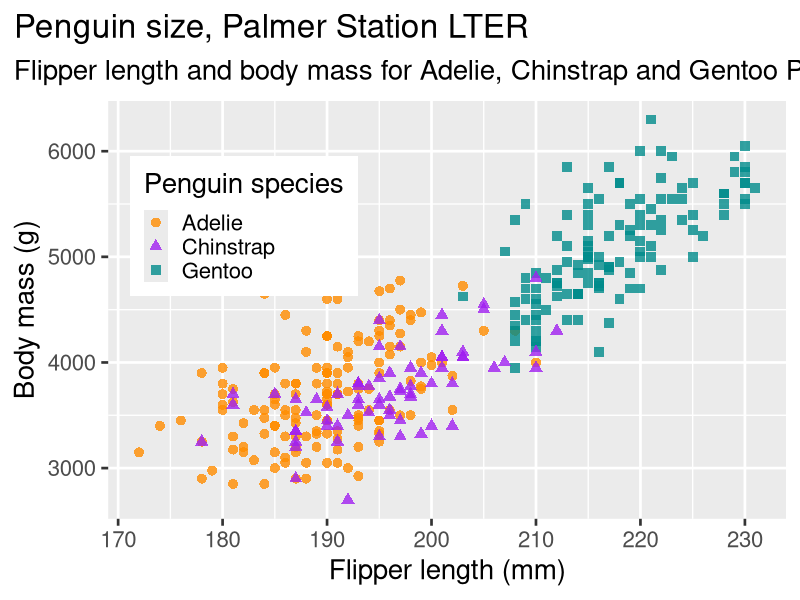

This chart was generated by the following R code:
## ---- chunk 1
# Here you customize global options for how
# code will translate into the PDF
# It won't show in the document
library(knitr)
opts_chunk$set(echo = FALSE, 
               message = FALSE, 
               warning = FALSE, 
               results = "asis", 
               out.width = "100%")

# Load additional R packages here
library(tidyverse) # Data manipulation
library(kableExtra) # tables
library(palmerpenguins) # Practice data

# ggplot global options
# Always make font size bigger than what you think!
theme_set(theme_gray(base_size = 20))
## ---- chunk 2
#| echo: TRUE

1+1
## ---- chunk 3
#| label: fig-penguins
#| fig-cap: "An example of how to make figures using `ggplot2`"
#| out-width: "80%"

ggplot(penguins) +
  aes(x = flipper_length_mm,
      y = body_mass_g) +
  geom_point(aes(color = species, 
                 shape = species),
             size = 3,
             alpha = 0.8) +
  scale_color_manual(values = c("darkorange","purple","cyan4")) +
  labs(title = "Penguin size, Palmer Station LTER",
       subtitle = "Flipper length and body mass for Adelie, Chinstrap and Gentoo Penguins",
       x = "Flipper length (mm)",
       y = "Body mass (g)",
       color = "Penguin species",
       shape = "Penguin species") +
  theme(legend.position = c(0.2, 0.7),
        plot.title.position = "plot",
        plot.caption = element_text(hjust = 0, face= "italic"),
        plot.caption.position = "plot")
## ---- chunk 4
#| label: tbl-tidy
#| tbl-cap: "An example of a table made from tidy data with `tinytable`"

# table1 is a sample table from the tidyr package
table1 %>% kbl(booktabs = TRUE)
